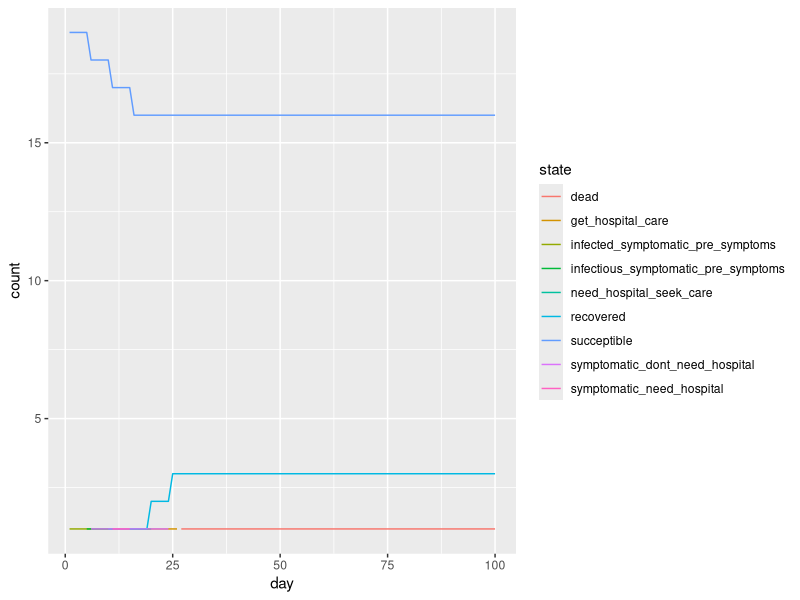

Here is the R script that generated this plot:
## ---- chunk 1
knitr::opts_chunk$set(echo = TRUE)
library(tidyverse)
## ---- chunk 2
initial_population_size = 20 # TODO - choose bigger number later
total_days = 100

# TODO - fill these in with real numbers
day_of_first_distancing_guideline = 10
day_of_stronger_distancing_directive = 15
length_of_distancing_directive = 90
## ---- chunk 3
## BIG TODO: add citations for these numbers

#probability_symptomatic = 2/3 # Take this out?
probability_asymptomatic = 1/3

# TODO: break this out into it's own code chunk with explanation? Weighted average, solved equations to get 
basic_reproductive_number = 2.4
symptomatic_reproductive_number = basic_reproductive_number*(6/5)
asymptomatic_reproductive_number = basic_reproductive_number*(3/5)

time_until_infectious = 4 # This is figured from the incubation period, and rounded down from 4.6 so I can do steps in full days.

# For the asymptomatic types
asymptomatic_time_from_infectious_to_recovery = 4 # This is figured from the generation time (confusing). Should this be longer??

# For the symptomatic types
time_infectious_before_symptom_onset = 1
time_from_symptom_onset_to_recovery = 4

time_until_seeking_care = 5 # This is the number of days after symptom onset that people seek hospital care if they need it, on average
time_in_hospital_bed = 10
time_until_death_if_no_care = 10

## ---- chunk 4
initial_hospital_bed_capacity = 100 #TODO - fill in with real number later
hospital_beds_available = initial_hospital_bed_capacity

# TODO - fill in distributions of: age, health status/underlying conditions, "essential" jobs, poverty levels, incarcerated, homeless, detained immigrants, insurance coverage 
## ---- chunk 5
# TODO: fill in from article.
## ---- chunk 6
# TODO: flesh out this section

probability_seek_care_insured = 1
probability_seek_care_uninsured = 0.5

# TODO: decide on cutoff poverty level for ignoring a stay-home directive
## ---- chunk 7
SUCCEPTIBLE = "succeptible"

INFECTED_ASYMPTOMATIC = "infected_asymptomatic"
INFECTIOUS_ASYMPTOMATIC = "infectious_asymptomatic"

INFECTED_SYMPTOMATIC_PRE_SYMPTOMS = "infected_symptomatic_pre_symptoms"
INFECTIOUS_SYMPTOMATIC_PRE_SYMPTOMS = "infectious_symptomatic_pre_symptoms"

SYMPTOMATIC_NEED_HOSPITAL = "symptomatic_need_hospital"
SYMPTOMATIC_DONT_NEED_HOSPITAL = "symptomatic_dont_need_hospital"

NEED_HOSPITAL_SEEK_CARE = "need_hospital_seek_care"
NEED_HOSPITAL_DONT_SEEK_CARE = "need_hospital_dont_seek_care"

GET_HOSPITAL_CARE = "get_hospital_care"
DONT_GET_NEEDED_CARE = "dont_get_needed_care"

RECOVERED = "recovered"
DEAD = "dead"
## ---- chunk 8
# Set up an empty table with columns for each day in the simulation.
# When someone is randomly selected to be infected, I put a 1 in the spot corresponding to that person (row) on that day (column).
# This is referenced by the change_state function, to transition people from SUCCEPTIBLE to INFECTED.
newly_infected = tibble(
  person_ids = 1:initial_population_size,
)

for (i in 1:total_days) {
  newly_infected =
    add_column(
      newly_infected,
      !!str_c("day_", i) := 0
      )
}

# This function gets called a variable number of times when someone is contageous.
# They infect a random person, according to the specific parameters of the situation (taking into account who and how many people are staying at home.)
# When someone is infected, a 1 gets placed in the newly_infected table for that specific person on the day they're infected.
infect_someone = function(day){
  day_col = str_c("day_", day)
  
  succeptibles = which(newly_infected[[day_col]] == 0)
  person_to_infect = sample(succeptibles,1)
  
  newly_infected[[day_col]][person_to_infect] <<- 1
  }

# remove this later, printing just for debugging
newly_infected
## ---- chunk 9
change_state = function(id, prev_state, day, population){ #TODO: Fix inputs elsewhere
  new_state = prev_state # The default is to stay at the same state. This always happens for RECOVERED or DEAD
  rand = runif(1) #Question: is it ok to use the same random number for every decision in this function?
  
  if (prev_state == SUCCEPTIBLE) {
    if (newly_infected[[str_c("day_", day)]][id] == 1) {
      if (rand <= probability_asymptomatic) {new_state = INFECTED_ASYMPTOMATIC}
      else {new_state = INFECTED_SYMPTOMATIC_PRE_SYMPTOMS}
    }
  }

  if (prev_state == INFECTED_ASYMPTOMATIC) {
    # wait 4 days before turning infectious
    earlier_state_to_check = population[[str_c("day_", day - time_until_infectious)]][id]
    if (!is.null(earlier_state_to_check) && earlier_state_to_check == INFECTED_ASYMPTOMATIC) {
      new_state = INFECTIOUS_ASYMPTOMATIC
      
      # infect others according to parameters
      # TODO - finish this section (infect how many people? on what days?)
      infect_someone(day + 1)
    }
  }

  if (prev_state == INFECTIOUS_ASYMPTOMATIC) {
    # wait 4 days before recovering
    earlier_state_to_check = population[[str_c("day_", day - asymptomatic_time_from_infectious_to_recovery)]][id]
    if (!is.null(earlier_state_to_check) && earlier_state_to_check == INFECTED_ASYMPTOMATIC) {
      new_state = RECOVERED
    }
  }

  if (prev_state == INFECTED_SYMPTOMATIC_PRE_SYMPTOMS) {
    # wait 4 days before turning infectious
    earlier_state_to_check = population[[str_c("day_", day - time_until_infectious)]][id]
    if (!is.null(earlier_state_to_check) && earlier_state_to_check == INFECTED_SYMPTOMATIC_PRE_SYMPTOMS) {
      new_state = INFECTIOUS_SYMPTOMATIC_PRE_SYMPTOMS
      
      # infect others according to parameters
      # TODO - finish this section (infect how many people? on what days?)
      infect_someone(day + 1)
    }
  }

  if (prev_state == INFECTIOUS_SYMPTOMATIC_PRE_SYMPTOMS) {
    # wait 1 day before turning symptomatic. severity of illness is based on demographics
    earlier_state_to_check = population[[str_c("day_", day - time_infectious_before_symptom_onset)]][id]
    if (!is.null(earlier_state_to_check) && earlier_state_to_check == INFECTIOUS_SYMPTOMATIC_PRE_SYMPTOMS) {
      if (rand < 0.2) { # TODO - instead of being a number, rely on a table (to be filled in later)
        new_state = SYMPTOMATIC_NEED_HOSPITAL
      } else { 
        new_state = SYMPTOMATIC_DONT_NEED_HOSPITAL
      }
    }
  }

  if (prev_state == SYMPTOMATIC_NEED_HOSPITAL) {
    # seek care with 5 day delay or don't, depending on demographics
    earlier_state_to_check = population[[str_c("day_", day - time_until_seeking_care)]][id]
    if (!is.null(earlier_state_to_check) && earlier_state_to_check == SYMPTOMATIC_NEED_HOSPITAL) {
      if (rand < 0.3) { # TODO - instead of being a number, rely on a table or function (to be filled in later)
        new_state = NEED_HOSPITAL_DONT_SEEK_CARE
      } else {
        new_state = NEED_HOSPITAL_SEEK_CARE
      }
    }
  }

  if (prev_state == SYMPTOMATIC_DONT_NEED_HOSPITAL) {
    # wait 4 days then recover
    earlier_state_to_check = population[[str_c("day_", day - time_from_symptom_onset_to_recovery)]][id]
    if (!is.null(earlier_state_to_check) && earlier_state_to_check == SYMPTOMATIC_DONT_NEED_HOSPITAL) {
      new_state = RECOVERED
    }
  }

  if (prev_state == NEED_HOSPITAL_SEEK_CARE) { ## IS THIS REDUNDANT/1 step delayed? PUT INTO SYMPTOMATIC_NEED_HOSPITAL?
    # immediately either get care or don't, depending on bed availability
    if (hospital_beds_available > 0) {
      hospital_beds_available = hospital_beds_available - 1
      new_state = GET_HOSPITAL_CARE
    } else {
      new_state = DONT_GET_NEEDED_CARE
    }
  }

  if (prev_state == NEED_HOSPITAL_DONT_SEEK_CARE) { ## IS THIS REDUNDANT/1 step delayed? PUT INTO SYMPTOMATIC_NEED_HOSPITAL?
    # immediately transition to don't get care
    new_state = DONT_GET_NEEDED_CARE
  }

  if (prev_state == GET_HOSPITAL_CARE) {
    # after 10 days in bed, probabalistically die or recover
    earlier_state_to_check = population[[str_c("day_", day - time_in_hospital_bed)]][id]
    if (!is.null(earlier_state_to_check) && earlier_state_to_check == GET_HOSPITAL_CARE) {
      if (rand < 0.5) { # TODO - instead of being a number, rely on a table or function (to be filled in later)
        new_state = DEAD
      } else {
        new_state = RECOVERED
      }
      hospital_beds_available = hospital_beds_available + 1
    }
  }

  if (prev_state == DONT_GET_NEEDED_CARE) {
    # die after 10 days
    earlier_state_to_check = population[[str_c("day_", day - time_until_death_if_no_care)]][id]
    if (!is.null(earlier_state_to_check) && earlier_state_to_check == DONT_GET_NEEDED_CARE) {
      new_state = DEAD
    }
  }

  # Take out later, for debugging
  cat("\n\nPerson ID: ", id)
  cat("\nDay: ", day)
  cat("\nPrevious state: ", prev_state)
  cat("\nRandom number: ", rand)
  cat("\nNew state: ", new_state)

  new_state
}

#change_state(2, INFECTED_SYMPTOMATIC_PRE_SYMPTOMS, 3)
## ---- chunk 10
# TODO: create the population according to demographic markers, and randomly assign the infected person.
create_initial_population_with_one_infected = function(size){
  one_infected = c(INFECTED_SYMPTOMATIC_PRE_SYMPTOMS)
  others_succeptible = rep(c(SUCCEPTIBLE), size - 1)
  
  c(one_infected, others_succeptible)
}

# OLD CODE: using factors. Don't delete until I've figured it out.
# create_initial_population_with_one_infected = function(size){
#   one_infected = as.factor(c(INFECTED_SYMPTOMATIC_PRE_SYMPTOMS))
#   others_succeptible = rep(as.factor(c(SUCCEPTIBLE)), size - 1)
#   
#   fct_c(one_infected, others_succeptible)
# }

# remove this later, printing just for debugging
create_initial_population_with_one_infected(initial_population_size)
## ---- chunk 11
# TODO: decide what to do about states as factors. Currently I just made everything strings because I couldn't keep things straight.
run_simulation = function(initial_population_size, total_days) {
  population = tibble(
    person_ids = 1:initial_population_size,
    day_1 = create_initial_population_with_one_infected(initial_population_size)
  )
  
  for (day in 2:total_days) {
    prev_day = population[[(str_c("day_", day - 1))]]
    population =
      add_column(
        population,
        !!str_c("day_", day) := flatten_chr(map2(population$person_ids, prev_day, change_state, day, population))
      )
  }
  
  population
}

population = run_simulation(initial_population_size, total_days)
## ---- chunk 12
population_to_visualize =
  pivot_longer(
    population,
    cols = starts_with("day_"),
    names_to = "day",
    values_to = "state",
    names_prefix = "day_"
  ) %>% 
  mutate(day = as.numeric(day)) %>% 
  group_by(day, state) %>% 
  summarize(count = n())

## NOTE:
## For transitory states like "infected", the count represents how many people are infected on that day.
## However, for a state like "dead", the count represents how many people total have died up until that point (because once you reach the "dead" state, you stay at that state forever).


# remove this later, printing just for debugging
population_to_visualize
## ---- chunk 13
ggplot(population_to_visualize, 
       aes(x=day, y=count, color=state)) + 
  geom_line()
